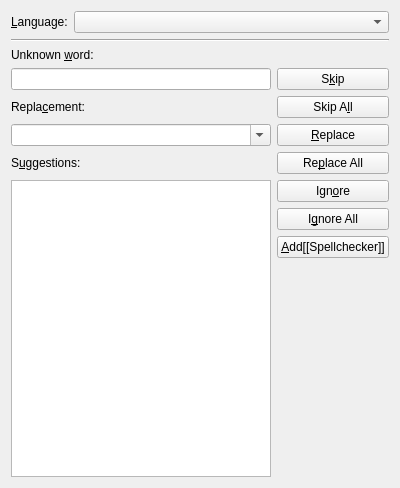
<?xml version="1.0" encoding="UTF-8"?>
<ui version="4.0">
 <class>SpellcheckerUi</class>
 <widget class="QWidget" name="SpellcheckerUi">
  <property name="geometry">
   <rect>
    <x>0</x>
    <y>0</y>
    <width>400</width>
    <height>488</height>
   </rect>
  </property>
  <property name="minimumSize">
   <size>
    <width>260</width>
    <height>320</height>
   </size>
  </property>
  <property name="windowTitle">
   <string>Spell Checker</string>
  </property>
  <layout class="QGridLayout" name="gridLayout">
   <item row="0" column="0" colspan="2">
    <layout class="QHBoxLayout" name="horizontalLayout">
     <item>
      <widget class="QLabel" name="languageLA">
       <property name="text">
        <string>&amp;Language:</string>
       </property>
       <property name="buddy">
        <cstring>languageCO</cstring>
       </property>
      </widget>
     </item>
     <item>
      <widget class="QComboBox" name="languageCO">
       <property name="sizePolicy">
        <sizepolicy hsizetype="Expanding" vsizetype="Minimum">
         <horstretch>100</horstretch>
         <verstretch>32</verstretch>
        </sizepolicy>
       </property>
       <property name="toolTip">
        <string>The checked language. Switching this alters the language of the checked word.</string>
       </property>
      </widget>
     </item>
    </layout>
   </item>
   <item row="1" column="0" colspan="2">
    <widget class="Line" name="line">
     <property name="orientation">
      <enum>Qt::Horizontal</enum>
     </property>
    </widget>
   </item>
   <item row="2" column="0">
    <widget class="QLabel" name="TextLabel3">
     <property name="text">
      <string>Unknown &amp;word:</string>
     </property>
     <property name="buddy">
      <cstring>wordED</cstring>
     </property>
    </widget>
   </item>
   <item row="3" column="0">
    <widget class="QLineEdit" name="wordED">
     <property name="toolTip">
      <string>Current word</string>
     </property>
    </widget>
   </item>
   <item row="3" column="1">
    <widget class="QPushButton" name="skipPB">
     <property name="toolTip">
      <string>Skip this match and go to next misspelling</string>
     </property>
     <property name="text">
      <string>S&amp;kip</string>
     </property>
    </widget>
   </item>
   <item row="4" column="0">
    <widget class="QLabel" name="TextLabel1">
     <property name="text">
      <string>Repla&amp;cement:</string>
     </property>
     <property name="buddy">
      <cstring>replaceCO</cstring>
     </property>
    </widget>
   </item>
   <item row="4" column="1">
    <widget class="QPushButton" name="skipAllPB">
     <property name="toolTip">
      <string>Skips all occurrences of this word within the current session.</string>
     </property>
     <property name="text">
      <string>Skip A&amp;ll</string>
     </property>
    </widget>
   </item>
   <item row="5" column="0">
    <widget class="QComboBox" name="replaceCO">
     <property name="focusPolicy">
      <enum>Qt::StrongFocus</enum>
     </property>
     <property name="toolTip">
      <string>Replace with selected word</string>
     </property>
     <property name="editable">
      <bool>true</bool>
     </property>
     <property name="insertPolicy">
      <enum>QComboBox::InsertAtTop</enum>
     </property>
     <property name="duplicatesEnabled">
      <bool>false</bool>
     </property>
    </widget>
   </item>
   <item row="5" column="1">
    <widget class="QPushButton" name="replacePB">
     <property name="toolTip">
      <string>Replace word with current choice</string>
     </property>
     <property name="text">
      <string>&amp;Replace</string>
     </property>
    </widget>
   </item>
   <item row="6" column="0">
    <widget class="QLabel" name="TextLabel2">
     <property name="sizePolicy">
      <sizepolicy hsizetype="Preferred" vsizetype="Maximum">
       <horstretch>0</horstretch>
       <verstretch>0</verstretch>
      </sizepolicy>
     </property>
     <property name="text">
      <string>S&amp;uggestions:</string>
     </property>
     <property name="buddy">
      <cstring>suggestionsLW</cstring>
     </property>
    </widget>
   </item>
   <item row="6" column="1">
    <widget class="QPushButton" name="replaceAllPB">
     <property name="toolTip">
      <string>Replace all occurrences of the word in the document with current choice</string>
     </property>
     <property name="text">
      <string>Re&amp;place All</string>
     </property>
    </widget>
   </item>
   <item row="7" column="0" rowspan="4">
    <widget class="QListWidget" name="suggestionsLW"/>
   </item>
   <item row="7" column="1">
    <widget class="QPushButton" name="ignorePB">
     <property name="toolTip">
      <string>Ignore this occurrence of the word permanently</string>
     </property>
     <property name="text">
      <string>Ign&amp;ore</string>
     </property>
    </widget>
   </item>
   <item row="8" column="1">
    <widget class="QPushButton" name="ignoreAllPB">
     <property name="toolTip">
      <string>Ignore all occurrences of this word within this document. This is perdurant beyond the current session.</string>
     </property>
     <property name="text">
      <string>I&amp;gnore All</string>
     </property>
    </widget>
   </item>
   <item row="9" column="1">
    <widget class="QPushButton" name="addPB">
     <property name="toolTip">
      <string>Add the word to your personal dictionary</string>
     </property>
     <property name="text">
      <string>&amp;Add[[Spellchecker]]</string>
     </property>
    </widget>
   </item>
   <item row="10" column="1">
    <spacer>
     <property name="orientation">
      <enum>Qt::Vertical</enum>
     </property>
     <property name="sizeType">
      <enum>QSizePolicy::Expanding</enum>
     </property>
     <property name="sizeHint" stdset="0">
      <size>
       <width>74</width>
       <height>98</height>
      </size>
     </property>
    </spacer>
   </item>
  </layout>
 </widget>
 <resources/>
 <connections/>
</ui>
